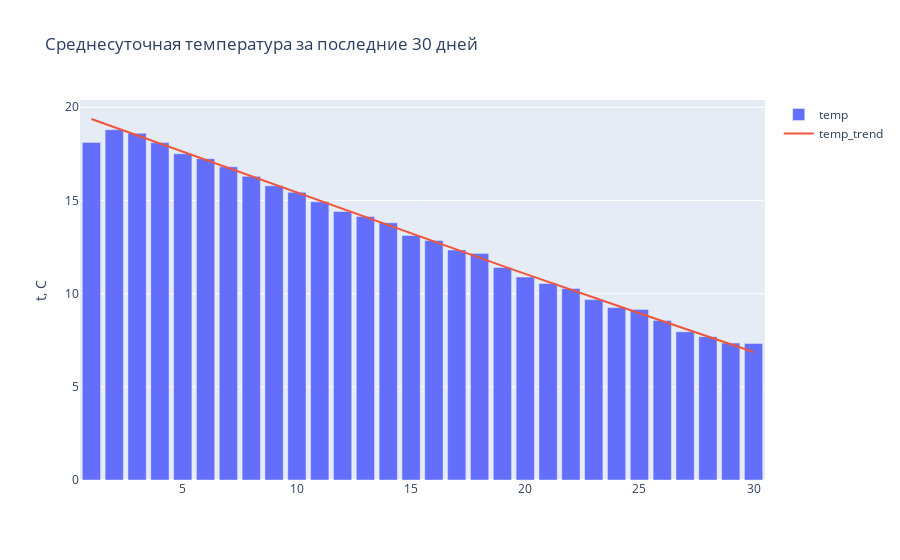

The code cell stored with this chart in its notebook:
### Code cell
x = mean_by_day_df.index
y = mean_by_day_df.temp.values
name_line = 'temp'
name_plot = 'Среднесуточная температура за последние 30 дней'
name_y_axis = 't, C'
name_line_trend = name_line + '_trend'

trace1 = go.Bar(x=x, y=y, name=name_line, yaxis='y1')

trace2 = go.Scatter(x=x, y=lowess(y, x)[:, 1].round(2),
                    mode='lines',
                    name=name_line_trend,
                    yaxis='y1'
                   )

data_fig = [trace1, trace2]
layout = go.Layout(title=name_plot,
                   yaxis=dict(title=name_y_axis),
                  )

fig = go.Figure(data=data_fig, layout=layout)
fig.show()

### Figure 1 — Plotly figure (JSON) as saved in the notebook; plotly's stock layout.template omitted (floating-point values rounded to 4 significant figures)
{"data": [{"name": "temp", "type": "bar", "x": [1, 2, 3, 4, 5, 6, 7, 8, 9, 10, 11, 12, 13, 14, 15, 16, 17, 18, 19, 20, 21, 22, 23, 24, 25, 26, 27, 28, 29, 30], "y": [18.12, 18.8, 18.61, 18.1, 17.51, 17.24, 16.81, 16.29, 15.79, 15.44, 14.93, 14.41, 14.14, 13.8, 13.13, 12.85, 12.35, 12.16, 11.4, 10.89, 10.55, 10.27, 9.679, 9.25, 9.154, 8.56, 7.957, 7.693, 7.35, 7.326], "yaxis": "y"}, {"mode": "lines", "name": "temp_trend", "type": "scatter", "x": [1, 2, 3, 4, 5, 6, 7, 8, 9, 10, 11, 12, 13, 14, 15, 16, 17, 18, 19, 20, 21, 22, 23, 24, 25, 26, 27, 28, 29, 30], "y": [19.37, 18.93, 18.49, 18.05, 17.61, 17.17, 16.73, 16.29, 15.86, 15.42, 14.98, 14.54, 14.1, 13.66, 13.22, 12.79, 12.35, 11.92, 11.49, 11.06, 10.63, 10.21, 9.79, 9.37, 8.95, 8.53, 8.11, 7.7, 7.28, 6.87], "yaxis": "y"}], "layout": {"autosize": true, "title": {"text": "Среднесуточная температура за последние 30 дней"}, "xaxis": {"autorange": true, "range": [0.5, 30.5], "type": "linear"}, "yaxis": {"autorange": true, "range": [0, 20.39], "title": {"text": "t, C"}, "type": "linear"}}}
